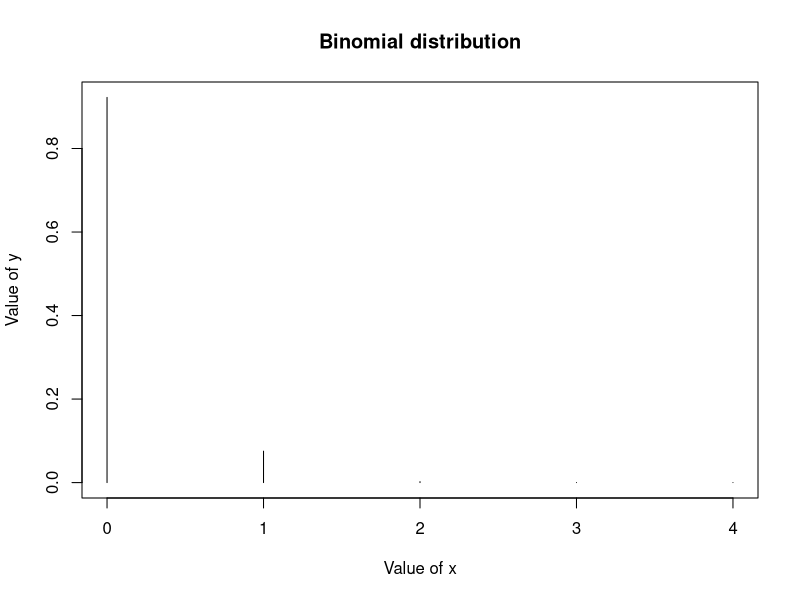

Source code (R):
n=4
n
p=0.02
p
dbinom(3,n,p)

sum(dbinom(2:4,n,p))
1-pbinom(1,n,p)
x=0:n
px=dbinom(x,n,p)
Ex=weighted.mean(x,px)
Ex
vx=weighted.mean(x*x,px)-(Ex)^2
vx
plot(x,px,type="h",xlab = "Value of x",ylab = "Value of y",main = "Binomial distribution")
